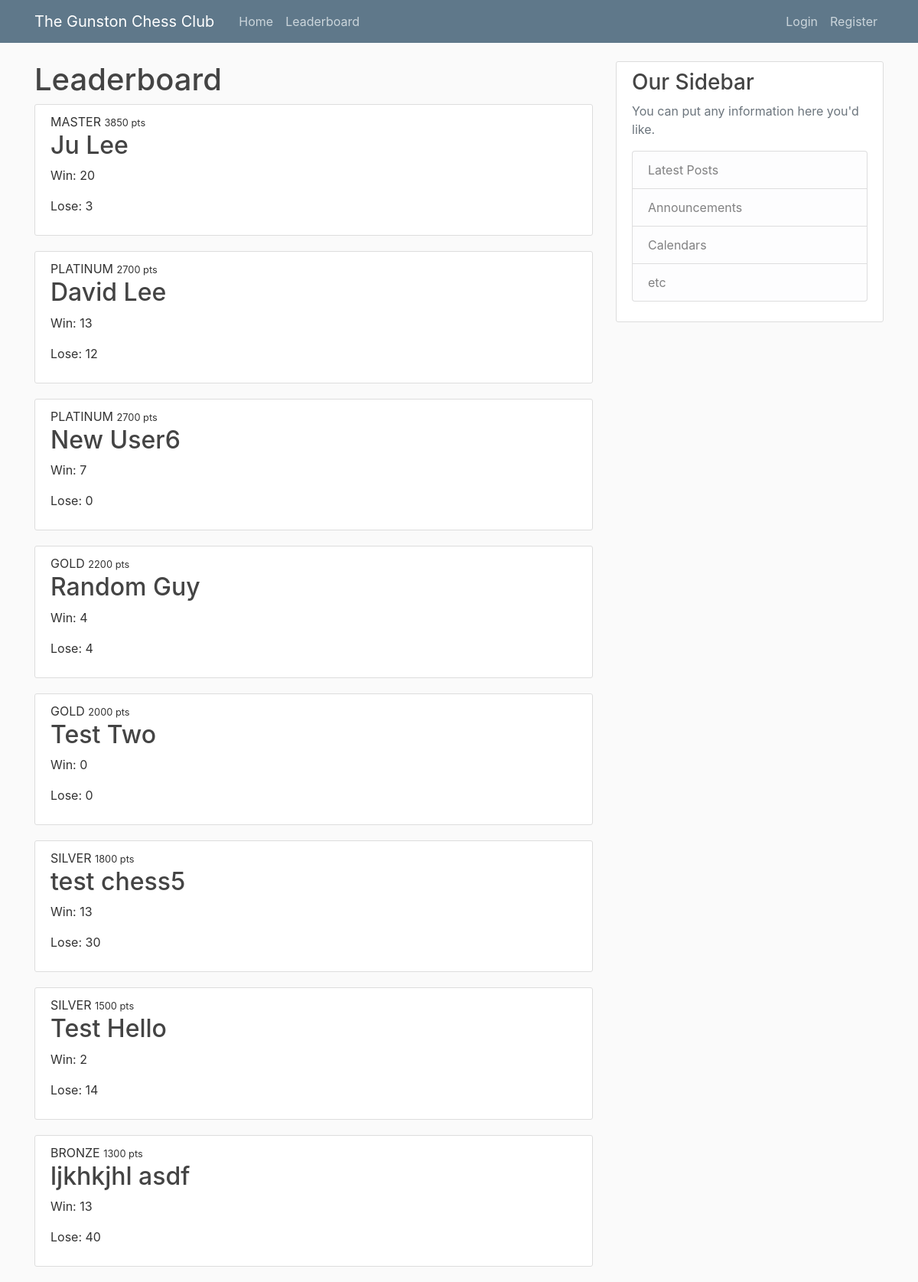
/board/, run on the app's committed database.
### blog/models.py (models this page shows, shortened)
class Chessuser(models.Model):
    name = models.CharField(max_length=20)
    points = models.IntegerField(default=2000)
    rank = models.CharField(max_length=20, default="null")
    username = models.ForeignKey(User, on_delete=models.CASCADE)
    win = models.IntegerField(default=0)
    lose = models.IntegerField(default=0)
    class Meta:
        ordering = ('-points',)

### blog/views.py (the view)
# urls.py: path('board/', views.board, name= 'chess-board'),
def board(request):
    leaderboard = {
        'rankings' : Chessuser.objects.all()
    }
    for i in range(1,1+len(Chessuser.objects.all())):
        user = Chessuser.objects.get(id=i)
        pts = user.points
        user.rank = rankConvert(pts)
        user.save()
    return render(request, 'blog/board.html',leaderboard)

### blog/views.py (called while the page is built)
def rankConvert(pts):
    if(pts >= 4000):
        return 'GRANDMASTER'
    elif(pts >= 3500):
        return 'MASTER'
    elif(pts >= 3000):
        return 'DIAMOND'
    elif(pts >= 2500):
        return 'PLATINUM'
    elif(pts >= 2000):
        return 'GOLD'
    elif(pts >= 1500):
        return 'SILVER'
    elif(pts >= 0):
        return 'BRONZE'

### blog/templates/blog/board.html
{% extends "blog/base.html" %}
{% block content %}
    <h1>Leaderboard</h1>
    {% for rank in rankings %}
        <article class="media content-section">
            <div class="media-body">
            <div class="chess-metadata">
                <a class="chess-rank" >{{ rank.rank }}</a>
                <small class="chess-points">{{ rank.points }} pts</small>
            </div>
            <h2><a class="Chess-name">{{ rank.name }}</a></h2>
            <p class="Chess-name">Win: {{ rank.win }}</p>
            <p class="Chess-name">Lose: {{ rank.lose }}</p>
            </div>
        </article>
    {% endfor %}
{% endblock content%}

### blog/templates/blog/base.html (shortened to what this page needs)
{% load static %}
<!DOCTYPE html>
<html>
<head>
    <link rel="stylesheet" href="https://maxcdn.bootstrapcdn.com/bootstrap/4.0.0/css/bootstrap.min.css">
    <link rel="stylesheet" type="text/css" href="{%static 'blog/main.css'%}">
</head>
<body>
    <header class="site-header">
        <nav class="navbar navbar-expand-md navbar-dark bg-steel fixed-top">
          <div class="container">
            <a class="navbar-brand mr-4" href="{% url 'chess-welcome'%}">The Gunston Chess Club</a>
            <div class="collapse navbar-collapse" id="navbarToggle">
              <div class="navbar-nav mr-auto">
                <a class="nav-item nav-link" href="{% url 'chess-welcome'%}">Home</a>
                <a class="nav-item nav-link" href="{% url 'chess-board'%}">Leaderboard</a>
              </div>
              <div class="navbar-nav">
                <a class="nav-item nav-link" href="{% url 'login' %}">Login</a>
                <a class="nav-item nav-link" href="{% url 'register'%}">Register</a>
              </div>
            </div>
          </div>
        </nav>
    </header>
    <main role="main" class="container">
        <div class="row">
          <div class="col-md-8">
            {% block content %}{% endblock %}
          </div>
          <div class="col-md-4">
            <div class="content-section">
              <h3>Our Sidebar</h3>
              <p class='text-muted'>You can put any information here you'd like.
                <ul class="list-group">
                  <li class="list-group-item list-group-item-light">Latest Posts</li>
                  <li class="list-group-item list-group-item-light">Announcements</li>
                  <li class="list-group-item list-group-item-light">Calendars</li>
                  <li class="list-group-item list-group-item-light">etc</li>
                </ul>
              </p>
            </div>
          </div>
        </div>
      </main>
</body>
</html>

### blog/static/blog/main.css (style rules this page uses)
body { background: #fafafa; color: #333333; margin-top: 5rem; }
h1, h2, h3, h4, h5, h6 { color: #444444; }
ul { margin: 0; }
.bg-steel { background-color: #5f788a; }
.site-header .navbar-nav .nav-link { color: #cbd5db; }
.content-section { background: #ffffff; padding: 10px 20px; border: 1px solid #dddddd; border-radius: 3px; margin-bottom: 20px; }

### data on the page
Chessuser: rank "MASTER", points "3850", name "Ju Lee", win "20", lose "3"
Chessuser: rank "PLATINUM", points "2700", name "David Lee", win "13", lose "12"
Chessuser: rank "PLATINUM", points "2700", name "New User6", win "7", lose "0"
Chessuser: rank "GOLD", points "2200", name "Random Guy", win "4", lose "4"
Chessuser: rank "GOLD", points "2000", name "Test Two", win "0", lose "0"
Chessuser: rank "SILVER", points "1800", name "test chess5", win "13", lose "30"
Chessuser: rank "SILVER", points "1500", name "Test Hello", win "2", lose "14"
Chessuser: rank "BRONZE", points "1300", name "ljkhkjhl asdf", win "13", lose "40"
